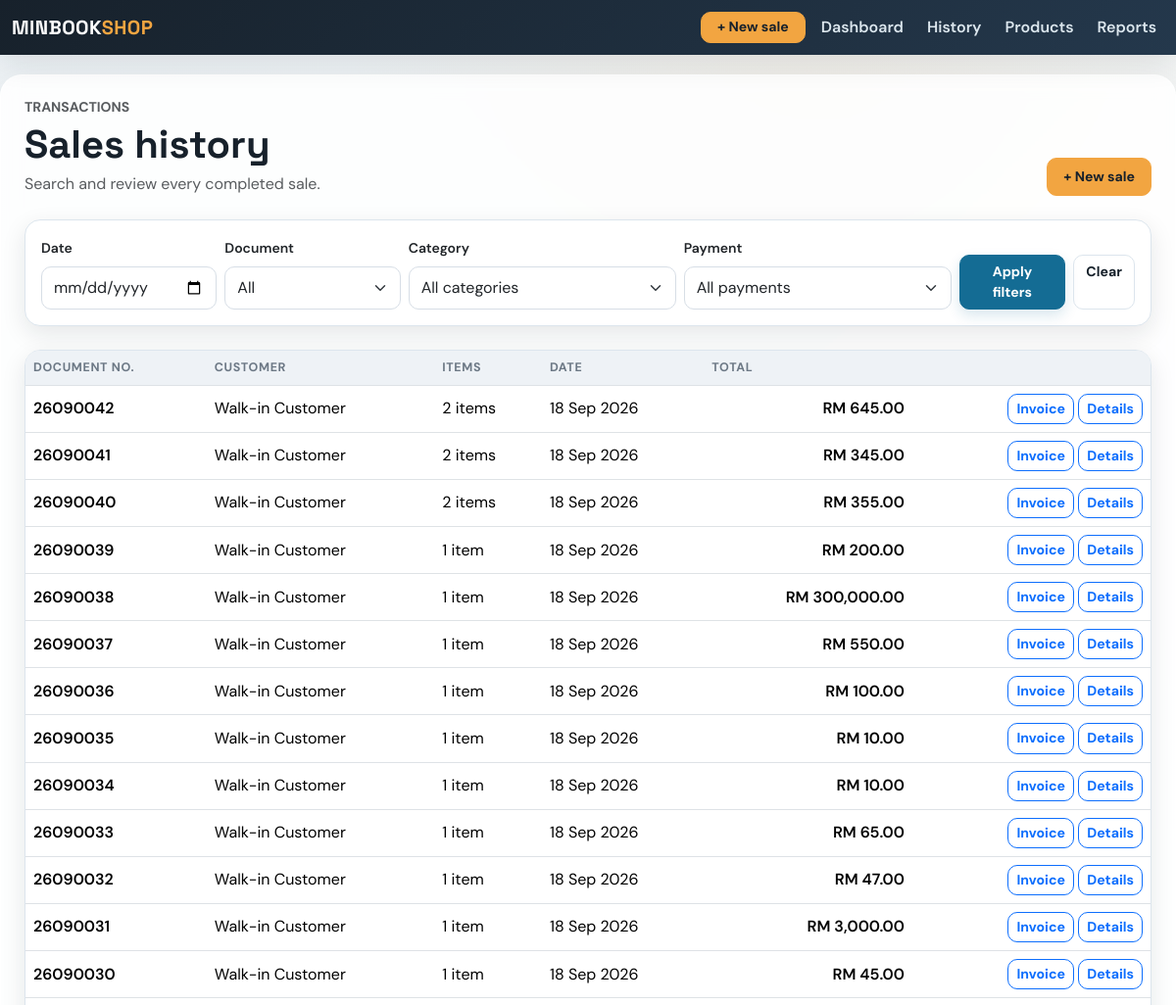
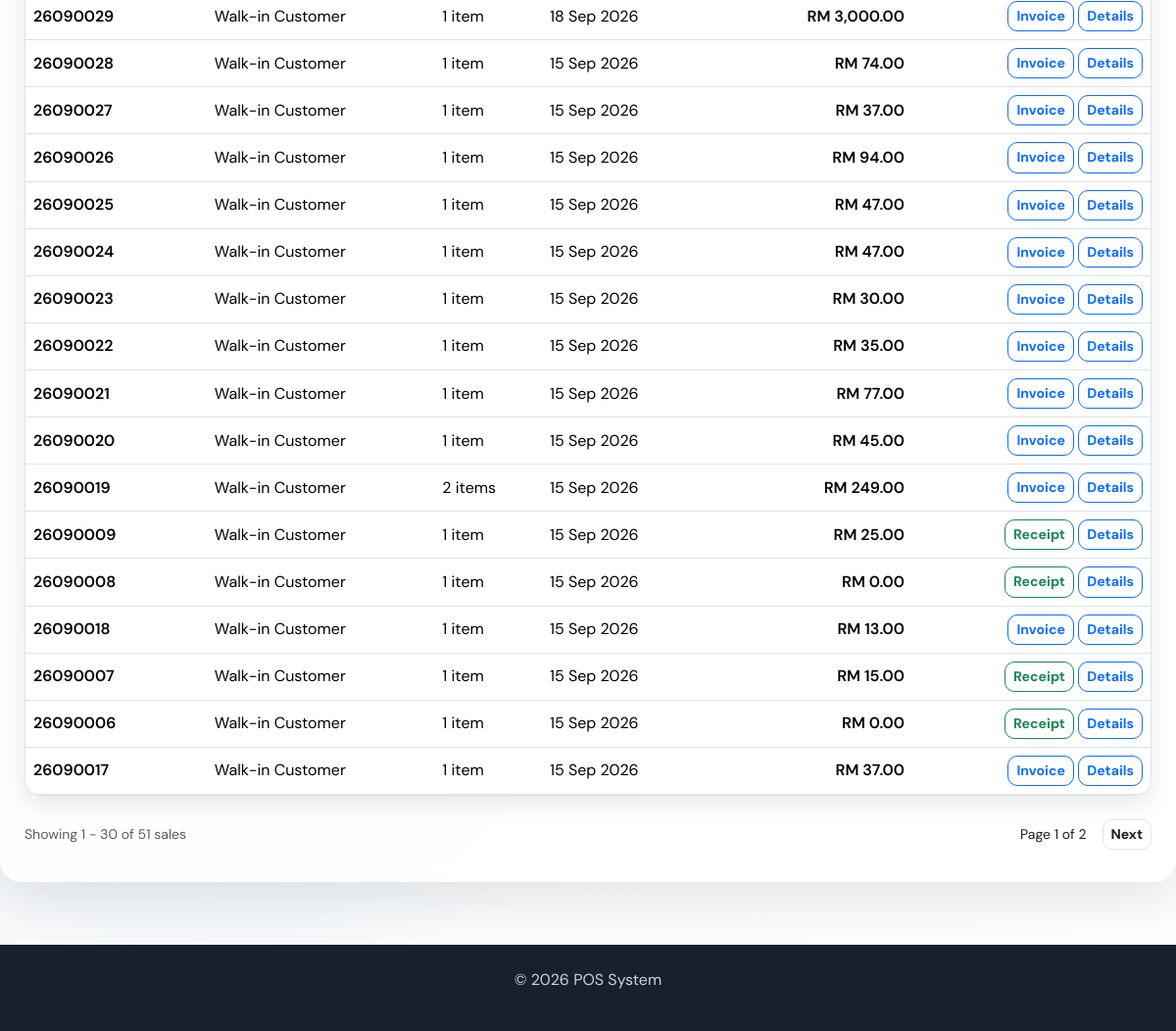
Before: /sales with the older database file (2 pictures, top to bottom).
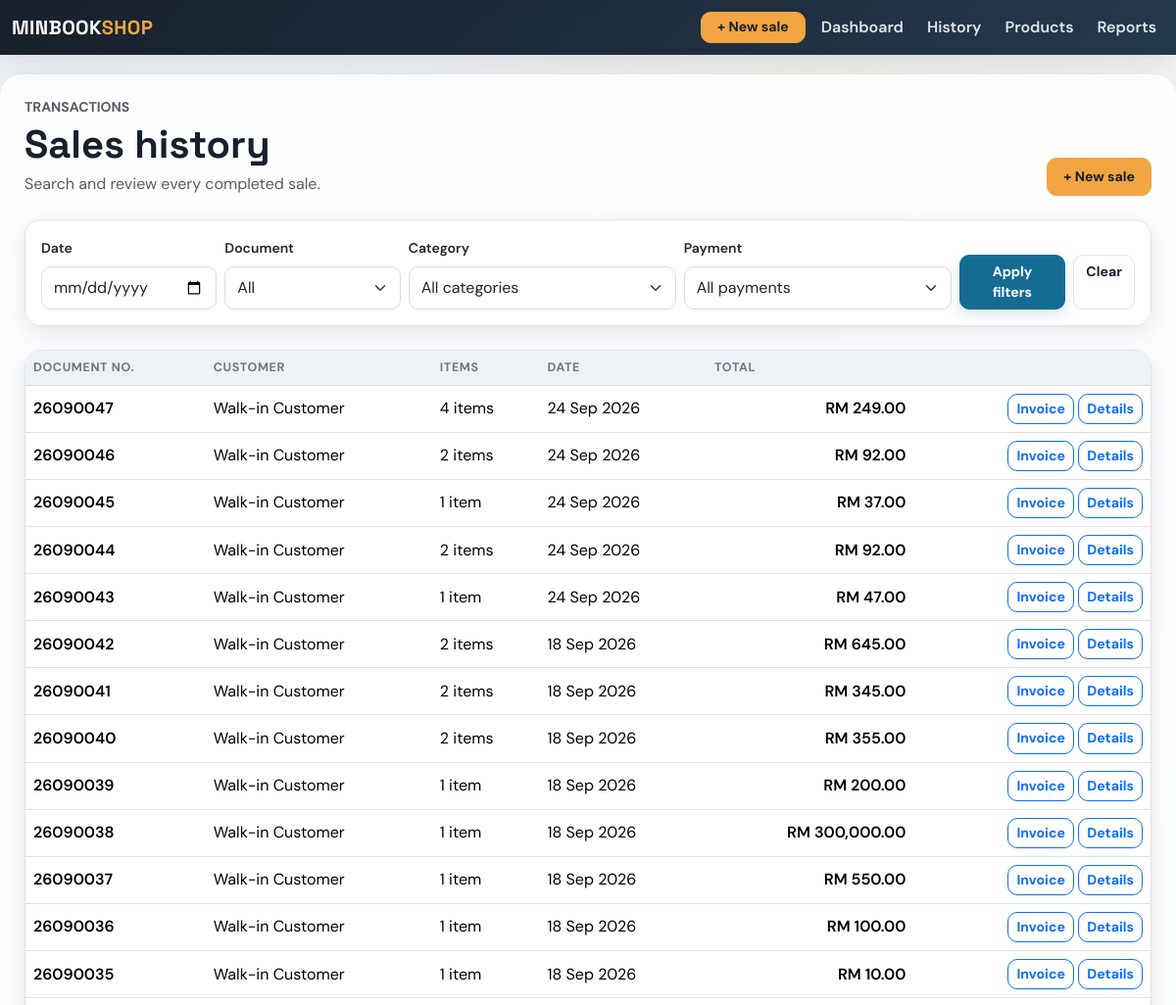
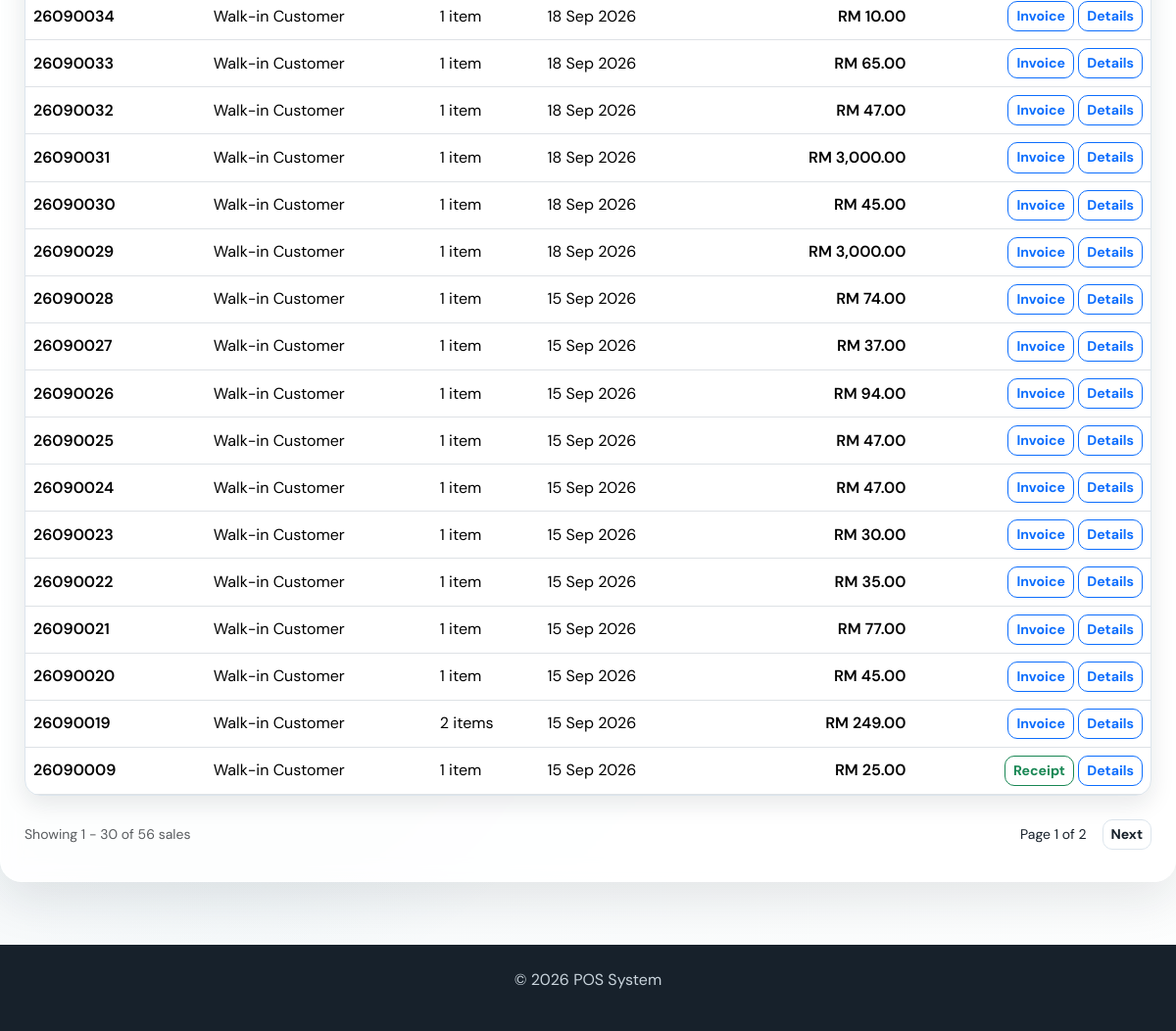
After: the same page with the newer database file (2 pictures, top to bottom).
### app/models.py (models this page shows, shortened)
class Sale(db.Model):
    id = db.Column(db.Integer, primary_key=True)
    amount = db.Column(db.Float, nullable=False)
    date = db.Column(db.Date, default=datetime.utcnow)
    user_id = db.Column(db.Integer, db.ForeignKey('user.id'), nullable=False)  # ForeignKey to User
    user = db.relationship('User', backref=db.backref('sales', lazy=True))  # Relationship with User
    product_id = db.Column(db.Integer, db.ForeignKey('product.id'), nullable=True)  # Legacy first product
    product = db.relationship('Product', backref=db.backref('sales', lazy=True))  # Relationship with Product
    quantity = db.Column(db.Integer, nullable=True)  # Legacy total quantity
    payment_method = db.Column(db.String(20), nullable=False, default='Cash')
    customer_name = db.Column(db.String(120), nullable=True)
    document_type = db.Column(db.String(20), nullable=False, default='receipt')
    discount = db.Column(db.Float, nullable=False, default=0.00)
    deposit = db.Column(db.Float, nullable=False, default=0.00)
    items = db.relationship('SaleItem', back_populates='sale', cascade='all, delete-orphan')

### app/routes.py (the view)
@main.route('/sales', methods=['GET', 'POST'])
def sales():
    sales_query = Sale.query.options(
        joinedload(Sale.items)
    ).order_by(Sale.id.desc())
    filter_date = request.args.get('filter_date', '')
    filter_category = request.args.get('category', '')
    filter_payment = request.args.get('payment_method', '')
    filter_document_type = (request.args.get('document_type', '') or '').lower().strip()
    if filter_document_type in {'receipt', 'invoice'}:
        sales_query = sales_query.filter(
            Sale.document_type == filter_document_type
        )
    if filter_date:
        sales_query = sales_query.filter(
            Sale.date == filter_date
        )
    if filter_category in SALE_CATEGORIES:
        sales_query = sales_query.filter(
            Sale.items.any(SaleItem.category == filter_category)
        )
    if filter_payment in PAYMENT_METHODS:
        sales_query = sales_query.filter(
            Sale.payment_method == filter_payment
        )
    page = request.args.get('page', 1, type=int)
    sales_pagination = sales_query.paginate(
        page=page,
        per_page=30,
        error_out=False
    )
    sales_list = sales_pagination.items
    document_numbers = {
        sale.id: month_document_number(
            sale,
            sale.document_type
        )
        for sale in sales_list
    }
    return render_template(
        'sales.html',
        sales=sales_list,
        pagination=sales_pagination,
        categories=SALE_CATEGORIES,
        payment_methods=PAYMENT_METHODS,
        selected_document_type=filter_document_type,
        document_numbers=document_numbers
    )

### app/routes.py (called while the page is built)
def month_document_number(sale, document_type):
    month_start = date(sale.date.year, sale.date.month, 1)
    if sale.date.month == 12:
        month_end = date(sale.date.year + 1, 1, 1)
    else:
        month_end = date(sale.date.year, sale.date.month + 1, 1)
    serial = Sale.query.filter(
        Sale.document_type == document_type,
        Sale.date >= month_start,
        Sale.date < month_end,
        Sale.id < sale.id,
    ).count()
    return f'{sale.date.year % 100:02d}{sale.date.month:02d}{serial + 1:04d}'

@main.app_context_processor
def inject_now():
    return {'current_year': datetime.now().year}

### app/templates/sales.html (shortened to what the changed rows need)
{% extends 'base.html' %}
{% block content %}
<div class="d-flex flex-wrap justify-content-between align-items-end gap-3 mb-4">
<div>
    <h1 class="mb-1">Sales history</h1>
</div>
</div>
<div class="card">
<div class="table-responsive">
    <table class="table mb-0">
        <thead>
            <tr>
                <th>Document No.</th>
                <th>Customer</th>
                <th>Items</th>
                <th>Date</th>
                <th>Total</th>
                <th></th>
            </tr>
        </thead>
        <tbody>
            {% for sale in sales %}
            <tr>
                <td class="fw-semibold">
                    {{ document_numbers[sale.id] }}
                </td>
                <td>
                    {{ sale.customer_name or 'Walk-in Customer' }}
                </td>
                <td>
                    {{ sale.items|length }}
                    item{{ '' if sale.items|length == 1 else 's' }}
                </td>
                <td>
                    {{ sale.date.strftime('%d %b %Y') }}
                </td>
                <td class="text-end fw-semibold">
                    RM {{ '{:,.2f}'.format(sale.amount) }}
                </td>
                <td class="text-end">
                    {% if sale.document_type == 'invoice' %}
                        <a
                            href="{{ url_for('main.invoice', sale_id=sale.id) }}"
                            class="btn btn-sm btn-outline-primary"
                            target="_blank"
                        >
                            Invoice
                        </a>
                    {% else %}
                        <a
                            href="{{ url_for('main.receipt', sale_id=sale.id) }}"
                            class="btn btn-sm btn-outline-success"
                            target="_blank"
                        >
                            Receipt
                        </a>
                    {% endif %}
                    <a
                        href="{{ url_for('main.view_sale', sale_id=sale.id) }}"
                        class="btn btn-sm btn-outline-primary"
                    >
                        Details
                    </a>
                </td>
            </tr>
            {% else %}
            <tr>
                <td colspan="6" class="text-center text-muted py-5">
                    No sales match these filters.
                </td>
            </tr>
            {% endfor %}
        </tbody>
    </table>
</div>
</div>
{% if pagination.total > 0 %}
<div class="d-flex flex-wrap justify-content-between align-items-center mt-4 gap-3">
<div class="text-muted small">
    Showing
    {{ ((pagination.page - 1) * pagination.per_page) + 1 }}
    -
    {{ ((pagination.page - 1) * pagination.per_page) + pagination.items|length }}
    of {{ pagination.total }} sales
</div>
<div class="d-flex align-items-center gap-2">
    <span class="small px-2">
        Page {{ pagination.page }} of {{ pagination.pages }}
    </span>
    {% if pagination.has_next %}
    <a
        href="{{ url_for(
            'main.sales',
            page=pagination.next_num,
            filter_date=request.args.get('filter_date', ''),
            category=request.args.get('category', ''),
            payment_method=request.args.get('payment_method', ''),
            document_type=request.args.get('document_type', '')
        ) }}"
        class="btn btn-outline-secondary btn-sm"
    >
        Next
    </a>
    {% endif %}
</div>
</div>
{% endif %}
{% endblock %}

Changed rows visible on the page:
no longer on this page (row unchanged): Sale: document_numbers "26090008", customer_name "Walk-in Customer", items|length "1", date "15 Sep 2026", amount "0.00"
no longer on this page (row unchanged): Sale: document_numbers "26090018", customer_name "Walk-in Customer", items|length "1", date "15 Sep 2026", amount "13.00"
no longer on this page (row unchanged): Sale: document_numbers "26090007", customer_name "Walk-in Customer", items|length "1", date "15 Sep 2026", amount "15.00"
no longer on this page (row unchanged): Sale: document_numbers "26090006", customer_name "Walk-in Customer", items|length "1", date "15 Sep 2026", amount "0.00"
no longer on this page (row unchanged): Sale: document_numbers "26090017", customer_name "Walk-in Customer", items|length "1", date "15 Sep 2026", amount "37.00"
added Sale: document_numbers "26090047", customer_name "Walk-in Customer", items|length "4", items "s", date "24 Sep 2026", amount "249.00"
added Sale: document_numbers "26090046", customer_name "Walk-in Customer", items|length "2", items "s", date "24 Sep 2026", amount "92.00"
added Sale: document_numbers "26090045", customer_name "Walk-in Customer", items|length "1", date "24 Sep 2026", amount "37.00"
added Sale: document_numbers "26090044", customer_name "Walk-in Customer", items|length "2", items "s", date "24 Sep 2026", amount "92.00"
added Sale: document_numbers "26090043", customer_name "Walk-in Customer", items|length "1", date "24 Sep 2026", amount "47.00"
Other visible differences:
{{ pagination.total }}: "51" → "56"
